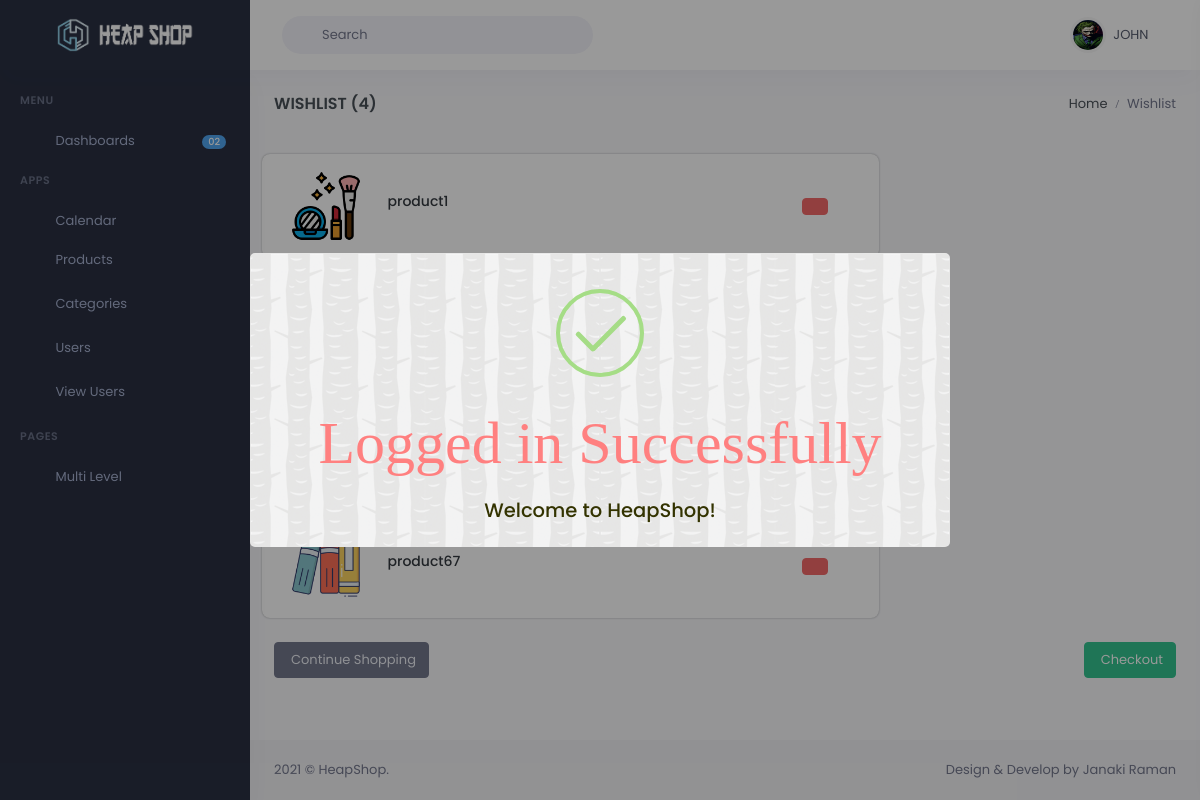
Screenshot of /wishlist.php (signed in) with the database file from the repository.
### tables this page shows
CREATE TABLE `wishlist` (
  `id` int(11) NOT NULL,
  `user_id` int(11) NOT NULL,
  `product_id` int(11) NOT NULL,
  `product_name` varchar(255) NOT NULL,
  `product_image` varchar(255) NOT NULL
);

### functions/functions.php (called while the page is built, shortened)
<?php
$db = mysqli_connect('localhost', 'root', '', 'heapshop');
function wish_details(){
	global $db;
	$wu_id = $_SESSION['user']['id'];
	$query = "SELECT * FROM wishlist WHERE user_id = $wu_id ORDER BY id DESC";
	$run_query = mysqli_query($db, $query);
	$wish_details = mysqli_fetch_all($run_query, MYSQLI_ASSOC);
	$getdetails = array();
	foreach ($wish_details as $wish_detail) {
		array_push($getdetails, $wish_detail);
	}
	return $getdetails;
}
?>

### wishlist.php (the view, shortened to what this page needs)
<?php include ('functions/functions.php'); ?>
<?php $wish_details = wish_details(); ?>
<!DOCTYPE html>
<html lang="en">
<head>
    <?php include 'includes/header/header-styles.php'; ?>
    <?php include 'includes/header/datatable-styles.php'; ?>
</head>
<?php include 'includes/body.php'; ?>
<div id="layout-wrapper">
    <?php include 'includes/menu/menu.php'; ?>
    <div class="main-content">
        <div class="page-content">
            <div class="container-fluid">
                <div class="row">
                    <div class="col-12">
                        <div class="page-title-box d-flex align-items-center justify-content-between">
                            <h4 class="mb-0 font-size-18">
                                <?php
                                    $fcount = $_SESSION['user']['id'];
                                    $result = mysqli_query($db, "SELECT * FROM wishlist WHERE user_id = $fcount");
                                    $rows = mysqli_num_rows($result);
                                ?>
                                Wishlist (<?php echo $rows ?>)
                            </h4>
                            <div class="page-title-right">
                                <ol class="breadcrumb m-0">
                                    <li class="breadcrumb-item"><a href="index.php">Home</a></li>
                                    <li class="breadcrumb-item active">Wishlist</li>
                                </ol>
                            </div>
                        </div>
                    </div>
                </div>
                <div class="row">
                    <div class="col-12">
                        <div class="row">
                            <div class="col-md-8">
                                <?php foreach ($wish_details as $key => $wish_detail): ?>
                                    <div class="row wishlist p-3 mt-3">
                                        <div class="col-3 col-md-2 d-flex flex-column justify-content-center">
                                            <img src="assets/images/products/<?php echo $wish_detail['product_name'] ?>/<?php echo $wish_detail['product_image'] ?>" alt="product-img" title="product-img" class="avatar-md">
                                        </div>
                                        <div class="col-7 col-md-8 d-flex flex-column justify-content-center">
                                            <h5 class="font-size-14 text-truncate">
                                                <a href="#" class="text-dark">
                                                    <?php echo $wish_detail['product_name'] ?>
                                                </a>
                                            </h5>
                                        </div>
                                        <div class="col-2 col-md-2 d-flex flex-column justify-content-center align-items-center">
                                            <form method="post">
                                                <button name="remove_wish" class="btn btn-danger">
                                                </button>
                                            </form>
                                        </div>
                                    </div>
                                <?php endforeach ?>
                            </div>
                            <div class="col-md-4">
                            </div>
                        </div>
                        <div class="row mt-4">
                            <div class="col-sm-6">
                                <a href="index.php" class="btn btn-secondary">
                                    <i class="mdi mdi-arrow-left mr-1"></i> Continue Shopping </a>
                            </div>
                            <div class="col-sm-6">
                                <div class="text-sm-right mt-2 mt-sm-0">
                                    <a href="ecommerce-checkout.html" class="btn btn-success">
                                        <i class="mdi mdi-cart-arrow-right mr-1"></i> Checkout </a>
                                </div>
                            </div>
                        </div>
                    </div>
                </div>
        </div>
        <?php include 'includes/footer/footer.php'; ?>
    </div>
</div>
</body>
</html>

### wishlist.php (style rules this page uses)
.wishlist { background-color: #fff; border-radius: 8px; box-shadow: 0 0px 2px 0px rgb(161, 163, 164); }

### rows the page displays
wishlist: product_name+product_image (picture), product_name "product1"
wishlist: product_name+product_image (picture), product_name "product67"

### other values shown
$log_username "JOHN"
$rows "4"
